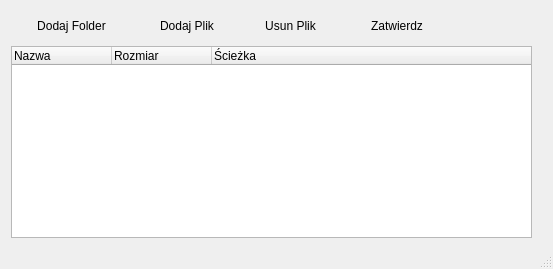
<?xml version="1.0" encoding="UTF-8"?>
<ui version="4.0">
 <class>LoadFileWindow</class>
 <widget class="QMainWindow" name="LoadFileWindow">
  <property name="geometry">
   <rect>
    <x>0</x>
    <y>0</y>
    <width>553</width>
    <height>269</height>
   </rect>
  </property>
  <property name="windowTitle">
   <string>LoadFileWindow</string>
  </property>
  <widget class="QWidget" name="centralwidget">
   <widget class="QTreeWidget" name="treeWidget_FilesList">
    <property name="geometry">
     <rect>
      <x>11</x>
      <y>46</y>
      <width>521</width>
      <height>192</height>
     </rect>
    </property>
    <column>
     <property name="text">
      <string>Nazwa</string>
     </property>
    </column>
    <column>
     <property name="text">
      <string>Rozmiar</string>
     </property>
    </column>
    <column>
     <property name="text">
      <string>Ścieżka</string>
     </property>
    </column>
   </widget>
   <widget class="QToolButton" name="toolButton_AddFolder">
    <property name="geometry">
     <rect>
      <x>12</x>
      <y>13</y>
      <width>119</width>
      <height>25</height>
     </rect>
    </property>
    <property name="text">
     <string>Dodaj Folder</string>
    </property>
    <property name="icon">
     <iconset resource="../assets/icons1.qrc">
      <normaloff>:/icons1/images/039.png</normaloff>:/icons1/images/039.png</iconset>
    </property>
    <property name="toolButtonStyle">
     <enum>Qt::ToolButtonTextBesideIcon</enum>
    </property>
    <property name="autoRaise">
     <bool>true</bool>
    </property>
   </widget>
   <widget class="QToolButton" name="toolButton_AddFile">
    <property name="geometry">
     <rect>
      <x>137</x>
      <y>13</y>
      <width>100</width>
      <height>25</height>
     </rect>
    </property>
    <property name="text">
     <string>Dodaj Plik</string>
    </property>
    <property name="icon">
     <iconset resource="../assets/icons1.qrc">
      <normaloff>:/icons1/images/032.png</normaloff>:/icons1/images/032.png</iconset>
    </property>
    <property name="toolButtonStyle">
     <enum>Qt::ToolButtonTextBesideIcon</enum>
    </property>
    <property name="autoRaise">
     <bool>true</bool>
    </property>
   </widget>
   <widget class="QToolButton" name="toolButton_DeleteFile">
    <property name="geometry">
     <rect>
      <x>243</x>
      <y>13</y>
      <width>95</width>
      <height>25</height>
     </rect>
    </property>
    <property name="text">
     <string>Usun Plik</string>
    </property>
    <property name="icon">
     <iconset resource="../assets/icons1.qrc">
      <normaloff>:/icons1/images/034.png</normaloff>:/icons1/images/034.png</iconset>
    </property>
    <property name="toolButtonStyle">
     <enum>Qt::ToolButtonTextBesideIcon</enum>
    </property>
    <property name="autoRaise">
     <bool>true</bool>
    </property>
   </widget>
   <widget class="QPushButton" name="pushButton_Confirm">
    <property name="geometry">
     <rect>
      <x>344</x>
      <y>12</y>
      <width>106</width>
      <height>27</height>
     </rect>
    </property>
    <property name="text">
     <string>Zatwierdz</string>
    </property>
    <property name="icon">
     <iconset resource="../assets/icons1.qrc">
      <normaloff>:/icons1/images/031.png</normaloff>:/icons1/images/031.png</iconset>
    </property>
    <property name="default">
     <bool>false</bool>
    </property>
    <property name="flat">
     <bool>true</bool>
    </property>
   </widget>
  </widget>
  <widget class="QStatusBar" name="statusbar"/>
 </widget>
 <resources>
  <include location="../assets/icons1.qrc"/>
 </resources>
 <connections/>
</ui>
